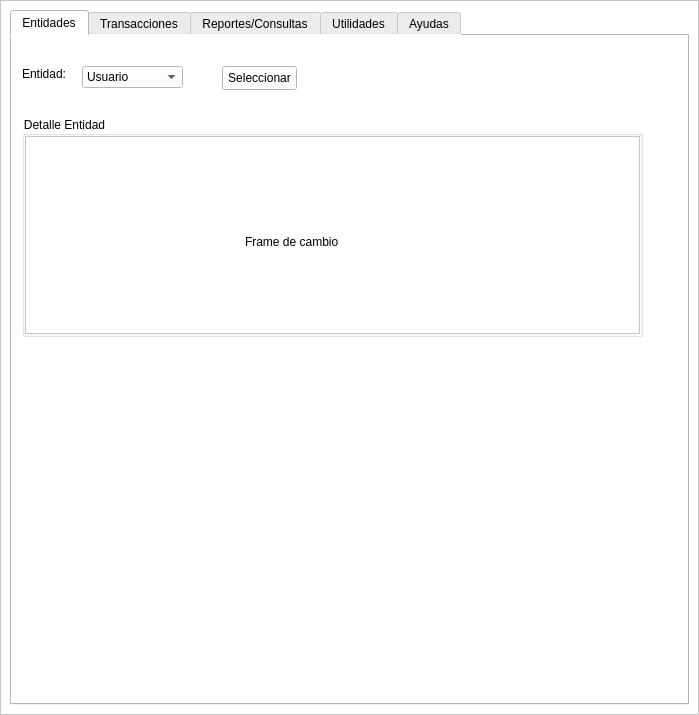
<?xml version="1.0" encoding="UTF-8"?>
<ui version="4.0">
 <class>MainWindow</class>
 <widget class="QMainWindow" name="MainWindow">
  <property name="geometry">
   <rect>
    <x>0</x>
    <y>0</y>
    <width>699</width>
    <height>715</height>
   </rect>
  </property>
  <property name="windowTitle">
   <string>MainWindow</string>
  </property>
  <widget class="QWidget" name="centralwidget">
   <layout class="QVBoxLayout" name="verticalLayout">
    <property name="spacing">
     <number>0</number>
    </property>
    <property name="leftMargin">
     <number>0</number>
    </property>
    <property name="topMargin">
     <number>0</number>
    </property>
    <property name="rightMargin">
     <number>0</number>
    </property>
    <property name="bottomMargin">
     <number>0</number>
    </property>
    <item>
     <widget class="QFrame" name="frame">
      <property name="styleSheet">
       <string notr="true">background-color: rgb(255, 255, 255)</string>
      </property>
      <property name="frameShape">
       <enum>QFrame::StyledPanel</enum>
      </property>
      <property name="frameShadow">
       <enum>QFrame::Raised</enum>
      </property>
      <layout class="QVBoxLayout" name="verticalLayout_2">
       <property name="spacing">
        <number>6</number>
       </property>
       <property name="leftMargin">
        <number>9</number>
       </property>
       <property name="topMargin">
        <number>9</number>
       </property>
       <property name="rightMargin">
        <number>9</number>
       </property>
       <property name="bottomMargin">
        <number>9</number>
       </property>
       <item>
        <widget class="QTabWidget" name="tabWidget">
         <property name="currentIndex">
          <number>0</number>
         </property>
         <widget class="QWidget" name="widget">
          <attribute name="title">
           <string>Entidades</string>
          </attribute>
          <widget class="QComboBox" name="comboBox">
           <property name="geometry">
            <rect>
             <x>70</x>
             <y>30</y>
             <width>101</width>
             <height>22</height>
            </rect>
           </property>
           <item>
            <property name="text">
             <string>Usuario</string>
            </property>
           </item>
           <item>
            <property name="text">
             <string>Sucursal</string>
            </property>
           </item>
           <item>
            <property name="text">
             <string>Departamento</string>
            </property>
           </item>
          </widget>
          <widget class="QLabel" name="label">
           <property name="geometry">
            <rect>
             <x>10</x>
             <y>30</y>
             <width>49</width>
             <height>16</height>
            </rect>
           </property>
           <property name="text">
            <string>Entidad:</string>
           </property>
          </widget>
          <widget class="QGroupBox" name="groupBoxDetalleEntidad">
           <property name="geometry">
            <rect>
             <x>10</x>
             <y>80</y>
             <width>621</width>
             <height>221</height>
            </rect>
           </property>
           <property name="title">
            <string>Detalle Entidad</string>
           </property>
           <layout class="QVBoxLayout" name="verticalLayout_3">
            <property name="spacing">
             <number>0</number>
            </property>
            <property name="leftMargin">
             <number>0</number>
            </property>
            <property name="topMargin">
             <number>0</number>
            </property>
            <property name="rightMargin">
             <number>0</number>
            </property>
            <property name="bottomMargin">
             <number>0</number>
            </property>
            <item>
             <widget class="QFrame" name="frameCambio">
              <property name="frameShape">
               <enum>QFrame::StyledPanel</enum>
              </property>
              <property name="frameShadow">
               <enum>QFrame::Raised</enum>
              </property>
              <widget class="QLabel" name="label_2">
               <property name="geometry">
                <rect>
                 <x>220</x>
                 <y>90</y>
                 <width>181</width>
                 <height>31</height>
                </rect>
               </property>
               <property name="text">
                <string>Frame de cambio</string>
               </property>
              </widget>
             </widget>
            </item>
           </layout>
          </widget>
          <widget class="QPushButton" name="BtnSeleccionar">
           <property name="geometry">
            <rect>
             <x>210</x>
             <y>30</y>
             <width>75</width>
             <height>24</height>
            </rect>
           </property>
           <property name="text">
            <string>Seleccionar</string>
           </property>
          </widget>
         </widget>
         <widget class="QWidget" name="Tab1">
          <attribute name="title">
           <string>Transacciones</string>
          </attribute>
         </widget>
         <widget class="QWidget" name="tab">
          <attribute name="title">
           <string>Reportes/Consultas</string>
          </attribute>
         </widget>
         <widget class="QWidget" name="tab_2">
          <attribute name="title">
           <string>Utilidades</string>
          </attribute>
         </widget>
         <widget class="QWidget" name="tab_3">
          <attribute name="title">
           <string>Ayudas</string>
          </attribute>
         </widget>
        </widget>
       </item>
      </layout>
     </widget>
    </item>
   </layout>
  </widget>
 </widget>
 <resources/>
 <connections/>
</ui>
